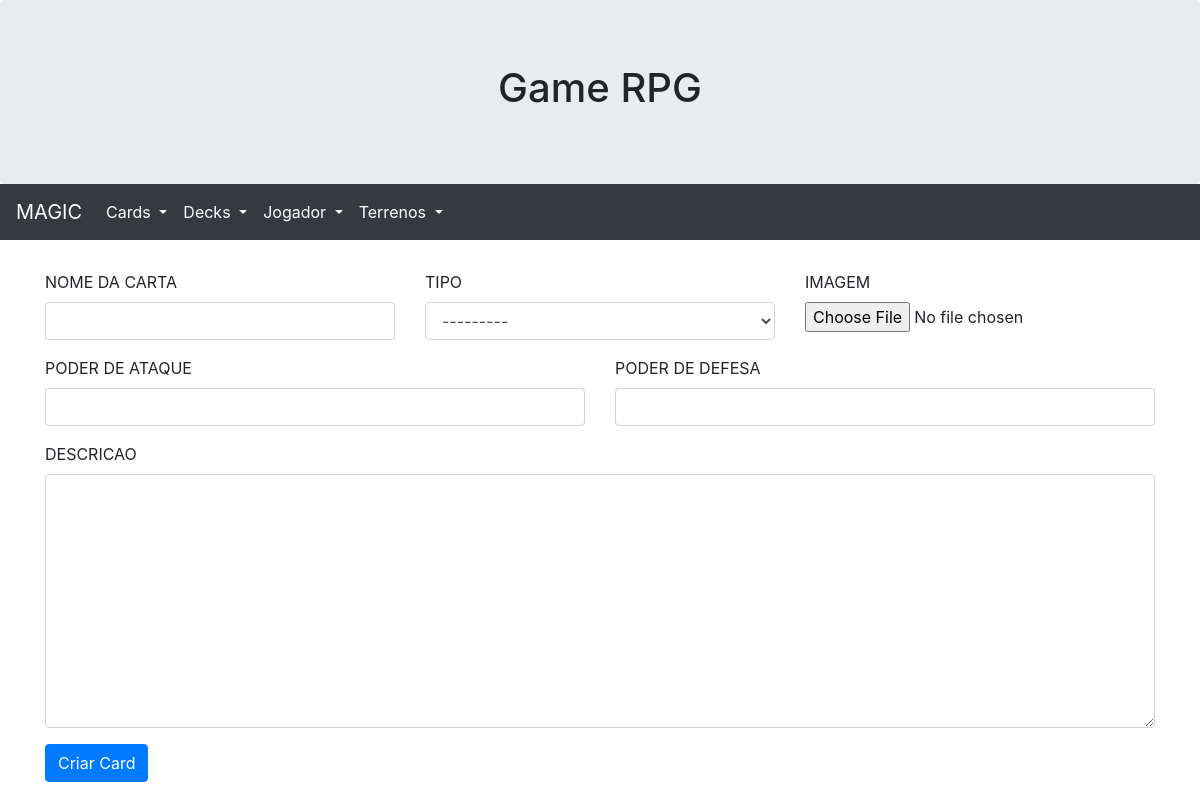
Before: /card/46/update/ with the older database file.
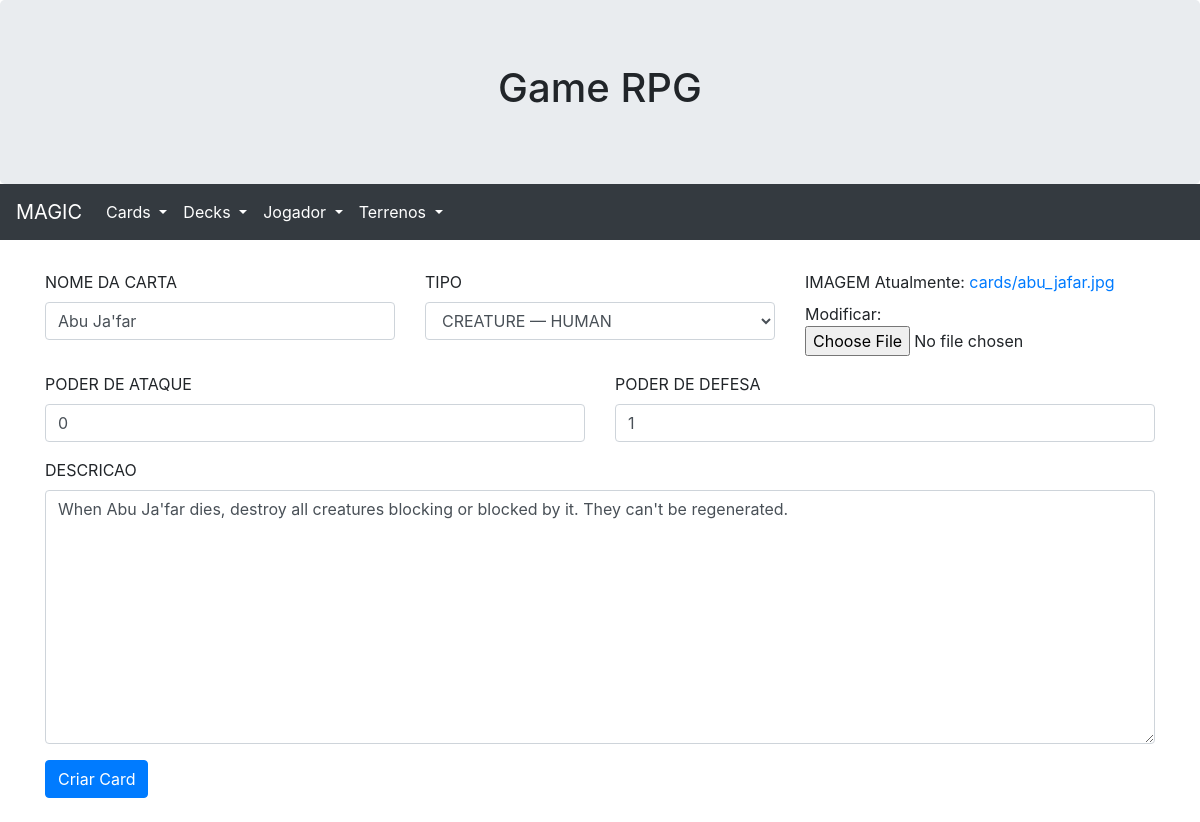
After: the same page with the newer database file.
### card/models.py (models this page shows, shortened)
class Card(models.Model):
    nome = models.CharField(verbose_name='NOME DA CARTA', max_length=100)
    imagem = models.FileField(verbose_name='IMAGEM', upload_to='cards')
    tipo = models.ForeignKey(Tipo, on_delete=models.DO_NOTHING, verbose_name='TIPO')
    descricao = models.TextField(verbose_name='DESCRICAO', max_length=1000)
    ataque = models.IntegerField(verbose_name='PODER DE ATAQUE')
    defesa = models.IntegerField(verbose_name='PODER DE DEFESA')

### card/views.py (the view)
# urls.py: path('card/<int:pk>/update/', updateCard, name="update_card"),
def updateCard(request, pk):
    card = Card.objects.filter(id=pk).first()
    if request.method == 'POST':
        form = AddCardForm(request.POST or None, request.FILES, instance=card)
        if form.is_valid():
            card = form.save(commit=False)
            card.save()
            return redirect(reverse_lazy('add_card'))
    else:
        form = AddCardForm(instance=card)
    return render(request, '02_card/add.html', locals())

### card/forms.py (shortened to what this page needs)
class AddCardForm(ModelForm):
    class Meta:
        model = Card
        widgets = {
            'nome': forms.TextInput(attrs={'class': 'form-control'}),
            'tipo': forms.Select(attrs={'class': 'form-control'}),
            'descricao': forms.Textarea(attrs={'class': 'form-control'}),
            'ataque': forms.TextInput(attrs={'type': 'number', 'class': 'form-control'}),
            'defesa': forms.TextInput(attrs={'type': 'number', 'class': 'form-control'}),
        }
        fields = [
            'nome',
            'imagem',
            'tipo',
            'descricao',
            'ataque',
            'defesa',
        ]

### card/models.py (called while the page is built)
    def __str__(self):
        return self.nome

### www/templates/02_card/add.html (shortened to what this page needs)
{% extends '00_base/base.html' %}
{% block container %}
    <form method="POST" enctype="multipart/form-data">
        <div class="row">
            <div class="col">
                <div class="form-group">
                    <label for="{{ form.nome.id_for_label }}">{{ form.nome.label }}</label>
                    {{ form.nome }}
                </div>
            </div>
            <div class="col">
                <div class="form-group">
                    <label for="{{ form.tipo.id_for_label }}">{{ form.tipo.label }}</label>
                    {{ form.tipo }}
                </div>
            </div>
            <div class="col">
                <div class="form-group">
                    <label for="{{ form.imagem.id_for_label }}">{{ form.imagem.label }}</label>
                    {{ form.imagem }}
                </div>
            </div>
        </div>
        <div class="row">
            <div class="col">
                <div class="form-group">
                    <label for="{{ form.ataque.id_for_label }}">{{ form.ataque.label }}</label>
                    {{ form.ataque }}
                </div>
            </div>
            <div class="col">
                <div class="form-group">
                    <label for="{{ form.defesa.id_for_label }}">{{ form.defesa.label }}</label>
                    {{ form.defesa }}
                </div>
            </div>
        </div>
        <div class="row">
            <div class="col">
                <div class="form-group">
                    <label for="{{ form.descricao.id_for_label }}">{{ form.descricao.label }}</label>
                    {{ form.descricao }}
                </div>
            </div>
        </div>
        <div class="row">
            <div class="col">
                <button type="submit" class="btn btn-primary">Criar Card</button>
            </div>
        </div>
        <br>
    </form>
{% endblock container %}

Changed rows visible on the page:
added Card: nome "Abu Ja'far", tipo "CREATURE — HUMAN", ataque "0", defesa "1", descricao "When Abu Ja'far dies, destroy all creatures blocking or blocked by it. They can't be regenerated."
Other visible differences:
form field tipo: "---------" → (not shown)
text now shown: "Atualmente: cards/abu_jafar.jpg Modificar:"
